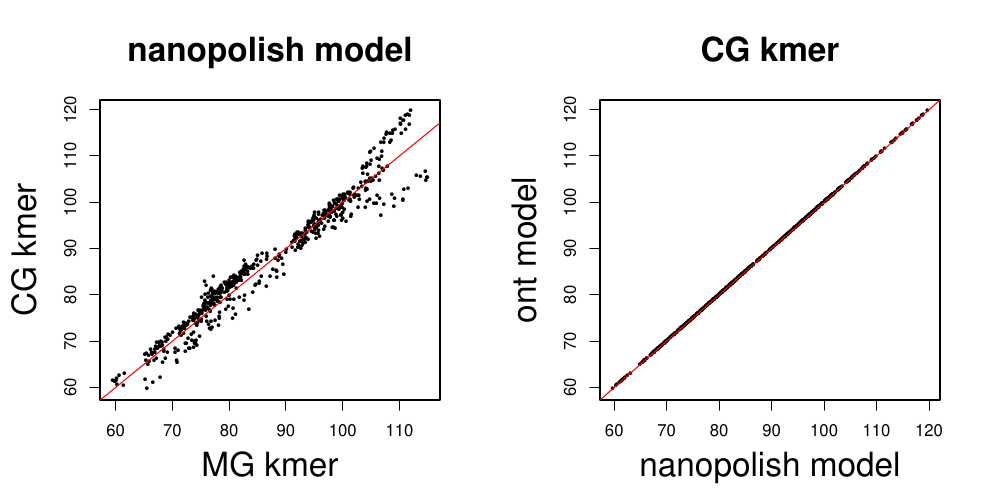

The script that saved this image:
cpg <- read.delim("./original/r9.4_450bps.cpg.6mer.template.model", header=FALSE, comment.char="#", stringsAsFactors=FALSE)
native <- read.delim("../ont_models/r9.4_180mv_450bps_6mer_DNA.model", header=FALSE, comment.char="#", stringsAsFactors=FALSE)

flag <- rep(0, nrow(cpg))
flag[grepl("MG", cpg$V1) & !grepl("MA", cpg$V1) & !grepl("MT", cpg$V1) & !grepl("MM", cpg$V1) & !grepl("MC", cpg$V1)] <- 1
flag[flag == 1 & grepl("C", cpg$V1)] <- 0

pdf("nanopolish.model.pdf", width = 10, height = 5)
par(mfrow = c(1, 2), mar = c(5, 5, 5, 3))
plot(cpg$V2[flag == 1], cpg$V2[match(gsub("M", "C", cpg$V1[flag == 1]), cpg$V1)],
     xlab = "MG kmer", ylab = "CG kmer", pch = 16, cex = 0.5, cex.lab = 2, main = "nanopolish model", cex.main = 2)
abline(0, 1, NULL, NULL, col = 2)
plot(cpg$V2[match(gsub("M", "C", cpg$V1[flag == 1]), cpg$V1)], native$V2[match(gsub("M", "C", cpg$V1[flag == 1]), native$V1)],
     xlab = "nanopolish model", ylab = "ont model", pch = 16, cex = 0.5, cex.lab = 2, main = "CG kmer", cex.main = 2)
abline(0, 1, NULL, NULL, col = 2)
dev.off()

table <- cpg[flag == 1, ]
write.table(table, file = "./processed/r9.4_450bps.mpg.6mer.template.model", quote = F, row.names = F, col.names = F)
table <- cpg[match(gsub("M", "C", cpg$V1[flag == 1]), cpg$V1), ]
write.table(table, file = "./processed/r9.4_450bps.cpg.6mer.template.model", quote = F, row.names = F, col.names = F)

